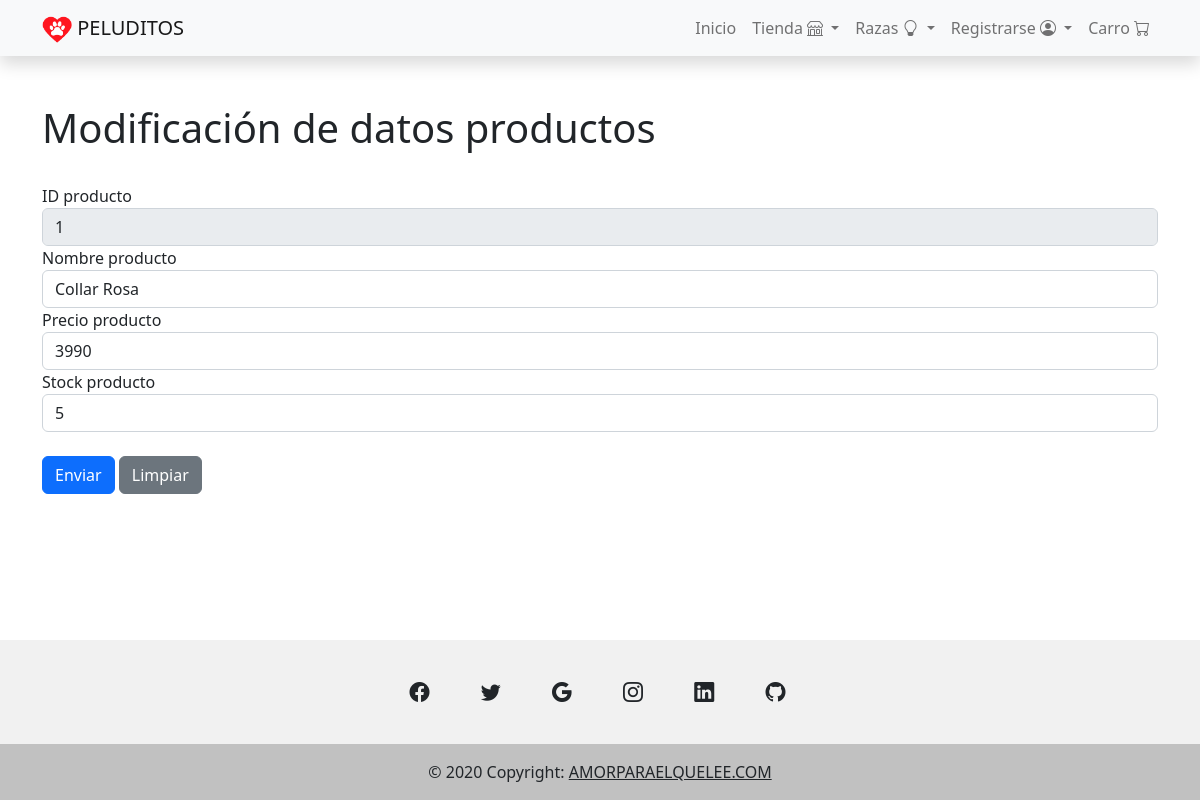
The page /modificarProducto/1 on the database as committed earlier.
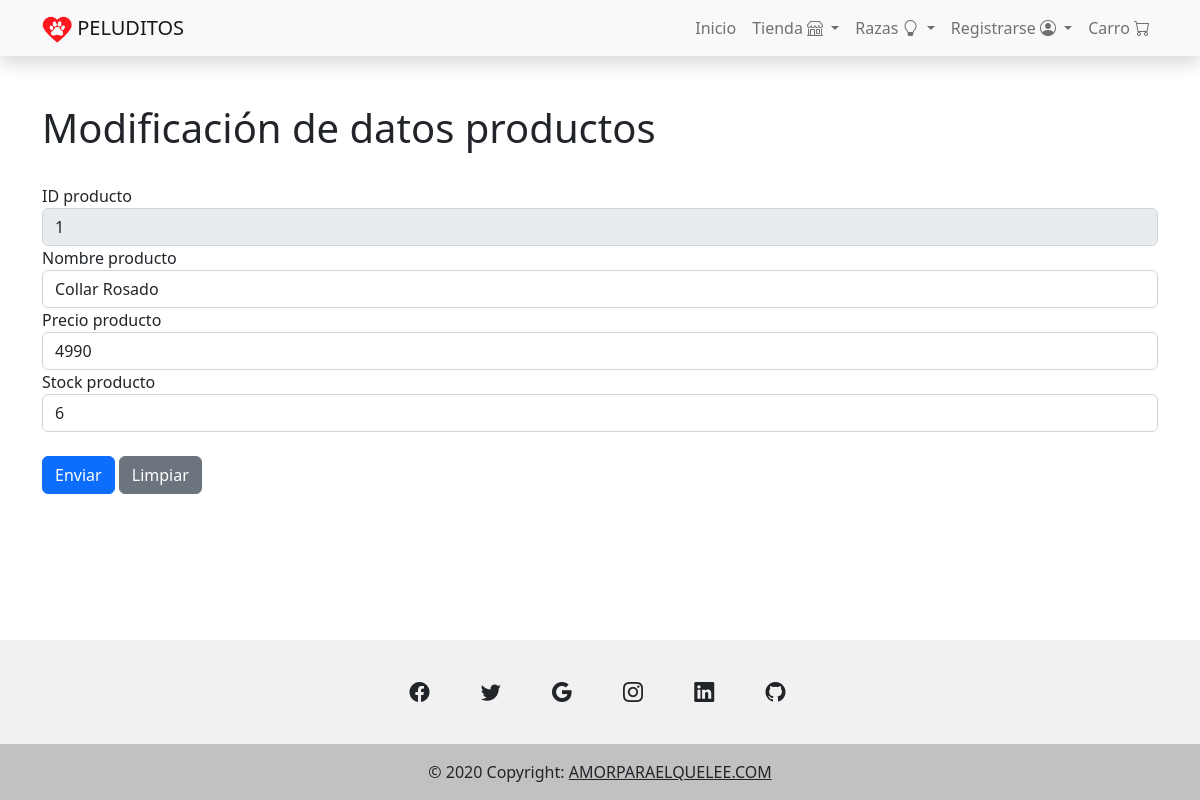
The same page on the database as committed later.
### Main/models.py (models this page shows, shortened)
class Producto(models.Model):
    idProducto =models.IntegerField(primary_key=True, verbose_name='Id de Producto')
    nombreProducto =models.CharField(max_length=50, verbose_name='Nombre del Producto')
    imagenProducto =models.CharField(max_length=150, verbose_name='Imagen del Producto')
    precioProducto =models.IntegerField(verbose_name='Precio del Producto')
    stockProducto =models.IntegerField(verbose_name='Stock del Producto')

### Main/views.py (the view)
# urls.py: path('modificarProducto/<p_idProducto>', buscarProducto),
def buscarProducto(request, p_idProducto):
    buscando=Producto.objects.get(idProducto=p_idProducto)
    datos={'producto': buscando}
    return render(request, 'modificar.html', datos)

### Main/templates/modificar.html (shortened to what the changed rows need)
<!doctype html>
<html lang="en">
  <head>
    {% load static %}
    <link href="https://cdn.jsdelivr.net/npm/bootstrap@5.1.3/dist/css/bootstrap.min.css" rel="stylesheet">
    <link rel="stylesheet" href="{% static 'css/bootstrap.min.css'%}">
    <link href="{% static 'css/ofertas.css'%}" rel="stylesheet">
    <link rel="stylesheet" href="https://cdn.jsdelivr.net/npm/bootstrap-icons@1.3.0/font/bootstrap-icons.css">
    <link href="https://cdn.jsdelivr.net/npm/bootstrap@5.2.0-beta1/dist/css/bootstrap.min.css" rel="stylesheet">
  </head>
  <body>
    {% load static %}
    <div class="container">
        <div class="row">
            <h1>Modificación de datos productos</h1>
        </div>
        <br>
        <div class="row">
            <form method="post" action="/guardarProductoCambiado/" id="formulario">
                <div class="form-group">
                    <label for="idproducto">ID producto</label>
                    <input type="number" id="idproducto" name="idproducto" class="form-control"
                    value="{{producto.idProducto}}" readonly="true">
                </div>
                <div class="form-group">
                    <label for="nombre">Nombre producto</label>
                    <input type="text" id="nombre" name="nombre" class="form-control"
                    value="{{producto.nombreProducto}}">
                </div>
                <div class="form-group">
                    <label for="precio">Precio producto</label>
                    <input type="number" id="precio" name="precio" class="form-control"
                    value="{{producto.precioProducto}}">
                </div>
                <div class="form-group">
                    <label for="stock">Stock producto</label>
                    <input type="number" id="stock" name="stock" class="form-control"
                    value="{{producto.stockProducto}}">
                </div>
                <br>
            </form>
        <br><br>
    </div>
    </div>
    </body>
  </html>

Rows that differ between the two databases and show on the page:
changed Producto id 1: nombre "Collar Rosa" → "Collar Rosado"; precio "3990" → "4990"; stock "5" → "6"
